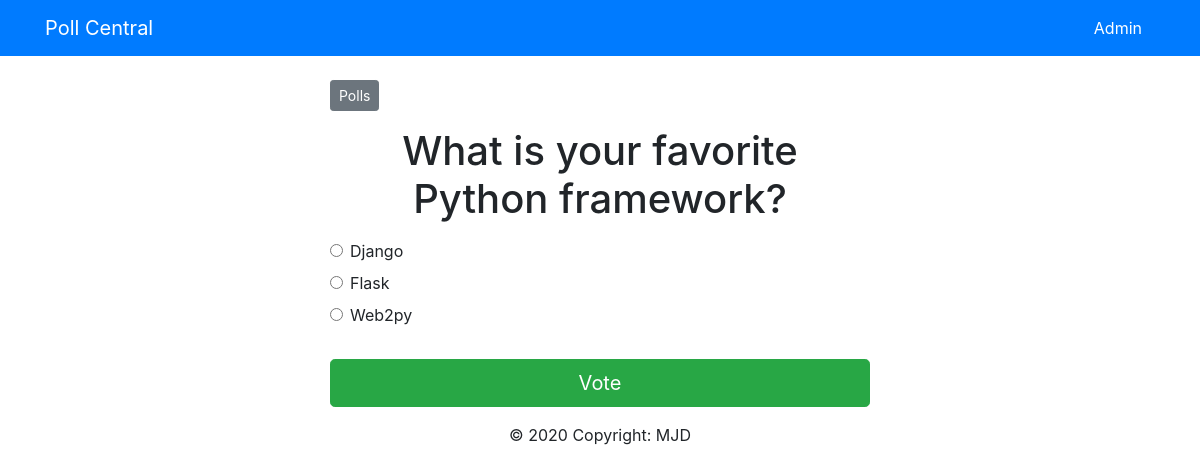
The page /polls/1/ on the database its author committed.
### polls/models.py (models this page shows, shortened)
class Question(models.Model):
    question_text = models.CharField(max_length=200)
    pub_date = models.DateTimeField('date published')

class Choice(models.Model):
    question = models.ForeignKey(Question, on_delete=models.CASCADE)
    choice_text = models.CharField(max_length=200)
    votes = models.IntegerField(default=0)

### polls/views.py (the view)
# urls.py: path('<int:question_id>/', views.detail, name='detail'),
def detail(request, question_id):
    try:
        question = Question.objects.get(pk=question_id)
    except Question.DoesNotExist:
        raise Http404("Question does not exist")
    return render(request, 'polls/detail.html', { 'question': question })

### templates/polls/detail.html (shortened to what this page needs)
{% extends 'base.html' %}
{% block content %}
<a href="{% url 'polls:index' %}" class="btn btn-secondary btn-sm mb-3">
    Polls
</a>
<h1 class="text-center mb-3">{{ question.question_text }}</h1>
<form action="{% url 'polls:vote' question.id %}" method="post">
    {% for choice in question.choice_set.all %}
        <div class="form-check">
            <input
                type="radio"
                name="choice"
                class="form-check-input"
                id="choice{{ forloop.counter }}"
                value="{{ choice.id }}"
            />
            <label for="choice{{ forloop.counter }}">{{ choice.choice_text }}</label>
        </div>
    {% endfor %}
    <input type="submit" value="Vote" class="btn btn-success btn-lg btn-block mt-4" />
</form>
{% endblock %}

### rows shown on the page
Question: question_text "What is your favorite Python framework?"
Choice: choice_text "Django"
Choice: choice_text "Flask"
Choice: choice_text "Web2py"
